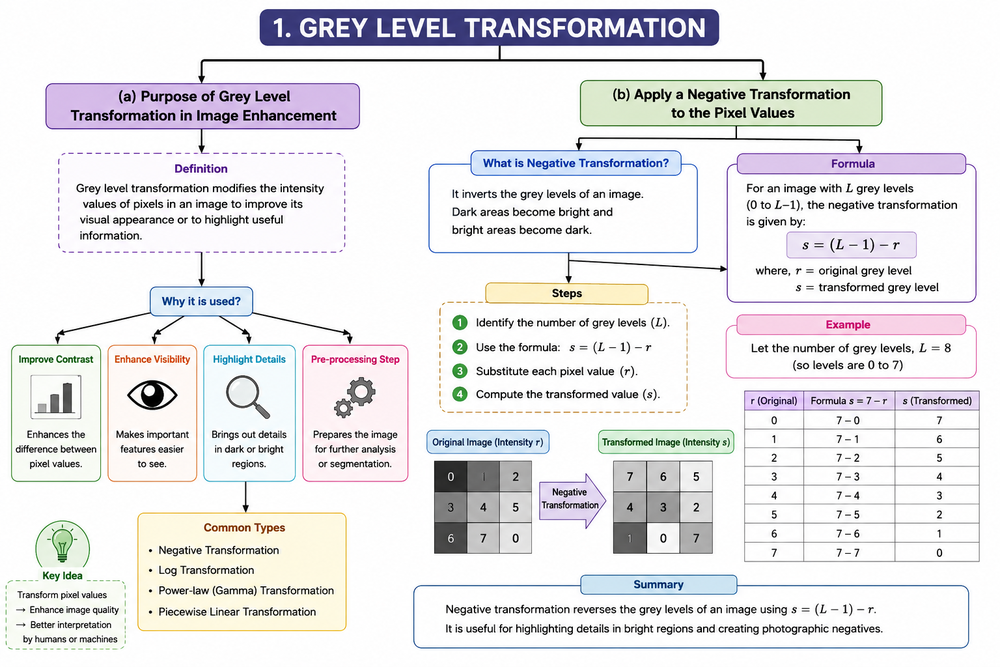
#> input picture C02/AT1/Q01/Q01.png, 1000 x 667 px, shrunk from 1536 x 1024 before the run, given in place of Screenshot 2026-08-07 142745.png, which was not available
$ python exp_14.py
#> lines starting #> are read from the running program, lines starting #| are printed output that depends on the picture
# -*- coding: utf-8 -*-
"""EXP 14

Automatically generated by Colab.

Original file is located at
    https://colab.research.google.com/drive/1cW6Cj3rjn8VcHI7slHyYFLuD6EI3zvyD
"""

from google.colab import files
uploaded = files.upload()
#> the answer given: Q01.png

import cv2
import numpy as np
from google.colab.patches import cv2_imshow

# Load the input image
# Fix: Changed the image path to use one of the uploaded file names.
# Please adjust "Screenshot 2026-08-07 142745.png" if you intend to use a different uploaded image.
image = cv2.imread("Screenshot 2026-08-07 142745.png")
#> image is the input picture: shape (667, 1000, 3); mean B, G, R 232.1, 230, 230.7

# Check if image is loaded
if image is None:
    print("Error: Image not found! Please check the file name and ensure it's uploaded.")
    exit()

# Get image dimensions
h, w = image.shape[:2]
#> h = 667; w = 1000

# Source points (corners of the original image)
src_points = np.float32([
    [0, 0],
    [w - 1, 0],
    [w - 1, h - 1],
    [0, h - 1]
])
#> src_points = [[0, 0], [999, 0], [999, 666], [0, 666]]

# Destination points (modify these for perspective transformation)
dst_points = np.float32([
    [50, 50],
    [w - 100, 30],
    [w - 50, h - 50],
    [100, h - 20]
])

# Compute Homography Matrix
H, status = cv2.findHomography(src_points, dst_points)
#> status = [1, 1, 1, 1]

print("Homography Matrix:")
print(H)
#| [[ 8.66152395e-01  7.49250599e-02  5.00000000e+01]
#|  [-1.95099686e-02  8.95425798e-01  5.00000000e+01]
#|  [ 1.70017155e-05 -1.50015137e-06  1.00000000e+00]]

# Apply Perspective Transformation
transformed_image = cv2.warpPerspective(image, H, (w, h))
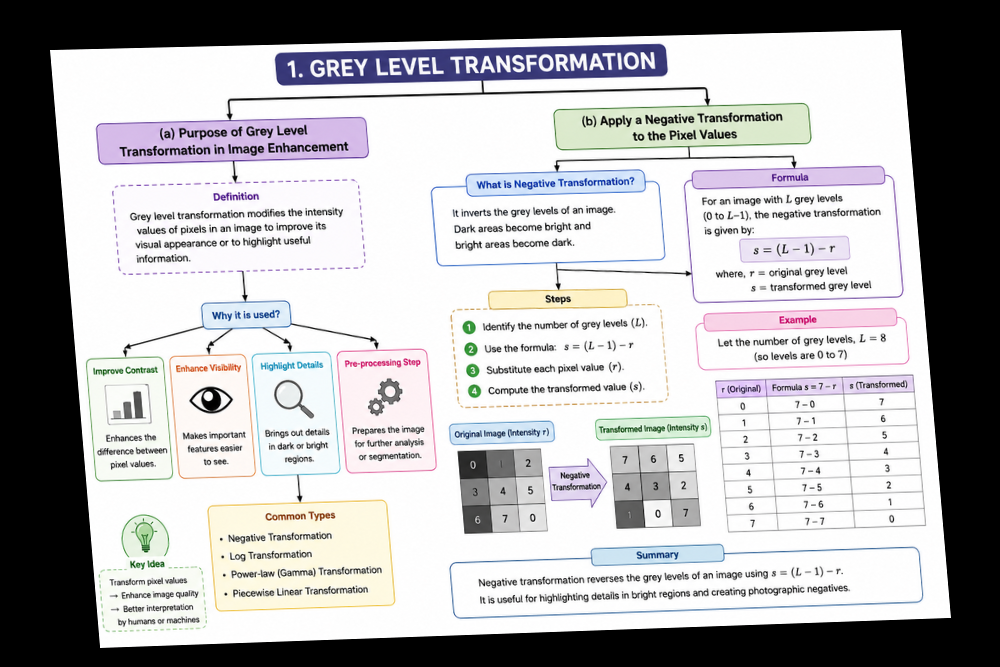
#> transformed_image: shape (667, 1000, 3); mean B, G, R 175.9, 174.4, 174.9

# Display images
# Fix: Replaced cv2.imshow with cv2_imshow for Colab compatibility.
cv2_imshow(image)
cv2_imshow(transformed_image)

# cv2.waitKey(0) and cv2.destroyAllWindows() are not needed with cv2_imshow in Colab

$ run again, on C02/AT1/Q02/Q02.png
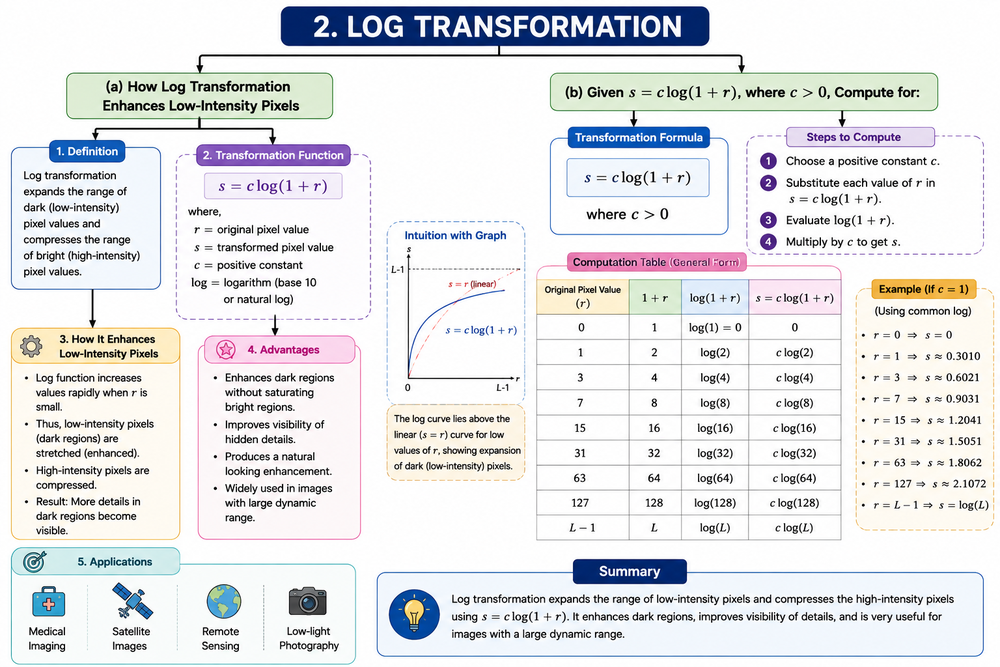
#> input picture C02/AT1/Q02/Q02.png, 1000 x 667 px, shrunk from 1536 x 1024 before the run, given in place of Screenshot 2026-08-07 142745.png, which was not available
#> image is the input picture: shape (667, 1000, 3); mean B, G, R 230.9, 228.6, 227.6
#| [[ 8.66152395e-01  7.49250599e-02  5.00000000e+01]
#|  [-1.95099686e-02  8.95425798e-01  5.00000000e+01]
#|  [ 1.70017155e-05 -1.50015137e-06  1.00000000e+00]]
#> `transformed_image = cv2.warpPerspective(image, H, (w, h))`:
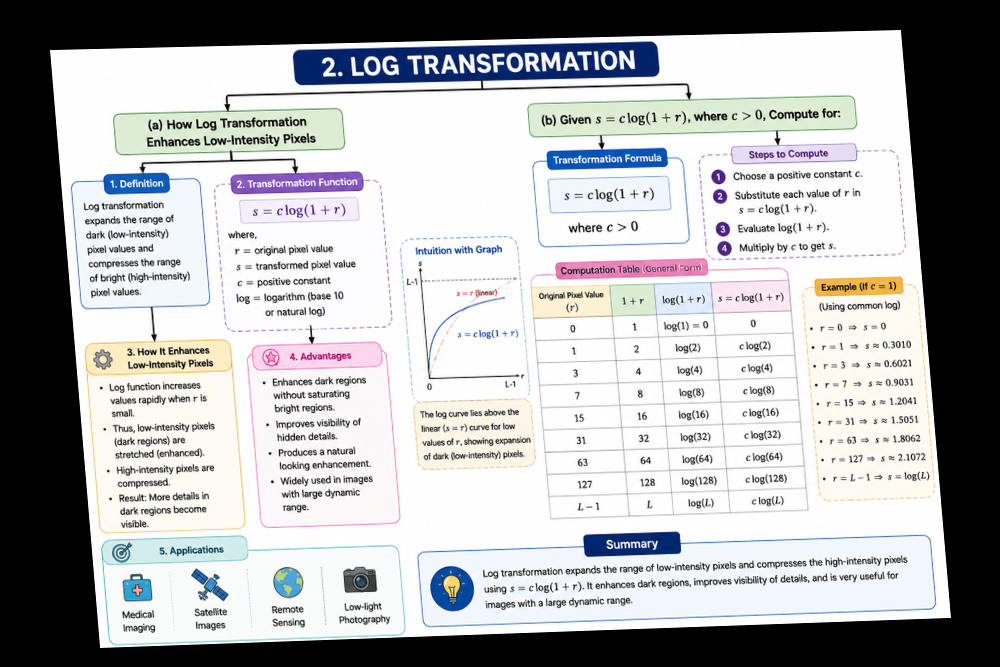
#> transformed_image: shape (667, 1000, 3); mean B, G, R 175, 173.3, 172.6
